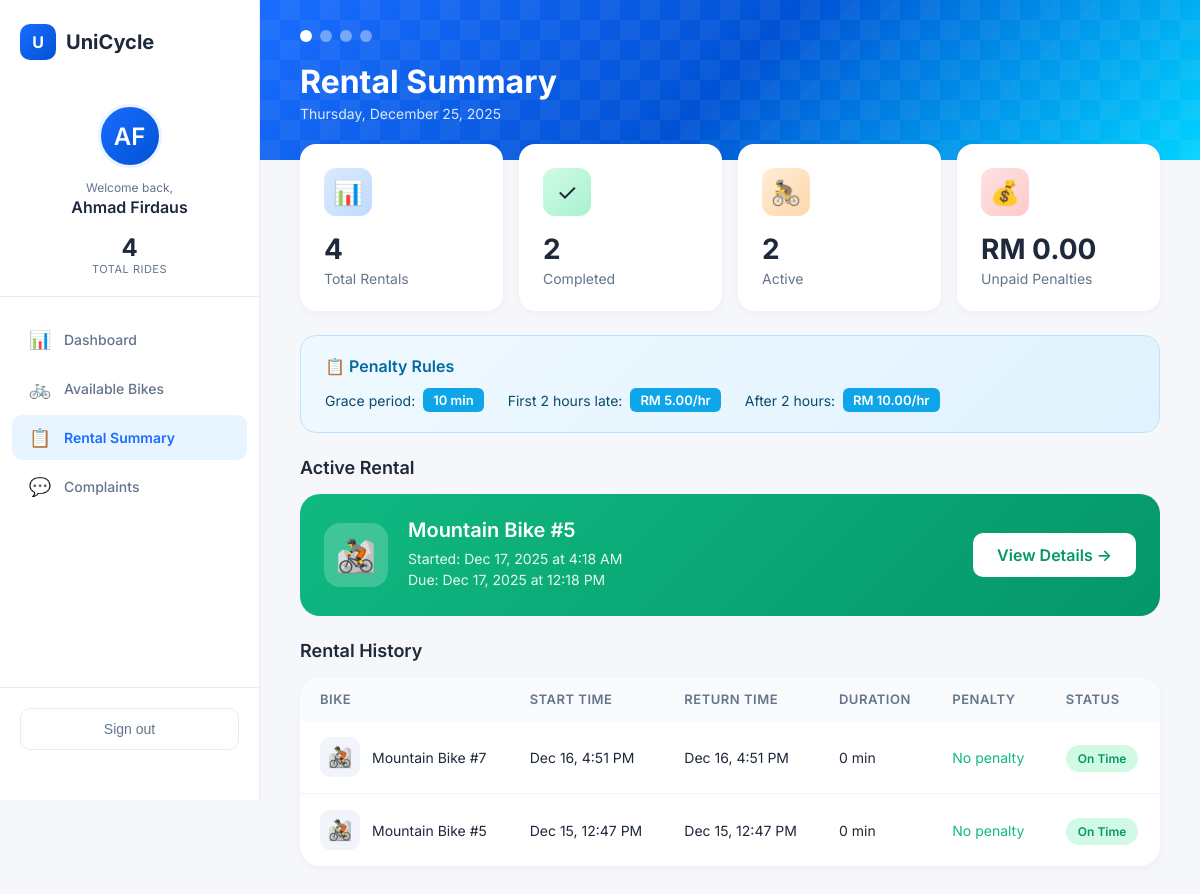
/rental-summary.php (signed in), run on the app's committed database.
### tables this page shows
CREATE TABLE `rentals` (
    `rental_id` INT(11) NOT NULL AUTO_INCREMENT,
    `rental_code` VARCHAR(30) NOT NULL,
    `student_id` INT(11) NOT NULL,
    `bike_id` INT(11) NOT NULL,
    `start_time` DATETIME NOT NULL,
    `expected_return_time` DATETIME NOT NULL,
    `return_time` DATETIME DEFAULT NULL,
    `status` ENUM('active', 'completed', 'late') NOT NULL DEFAULT 'active',
    `hourly_rate` DECIMAL(6,2) NOT NULL DEFAULT 3.00,
    `planned_hours` INT(11) NOT NULL DEFAULT 1,
    `return_condition` ENUM('good', 'minor_issue', 'needs_repair') DEFAULT NULL,
    `return_feedback` TEXT DEFAULT NULL,
    `created_at` TIMESTAMP NOT NULL DEFAULT CURRENT_TIMESTAMP,
    PRIMARY KEY (`rental_id`),
    UNIQUE KEY `rental_code` (`rental_code`),
    KEY `fk_rental_student` (`student_id`),
    KEY `fk_rental_bike` (`bike_id`)
);

CREATE TABLE `bikes` (
    `bike_id` INT(11) NOT NULL AUTO_INCREMENT,
    `bike_code` VARCHAR(30) NOT NULL,
    `bike_name` VARCHAR(80) NOT NULL,
    `bike_type` ENUM('mountain', 'city', 'other') NOT NULL DEFAULT 'other',
    `status` ENUM('available', 'rented', 'maintenance', 'pending') NOT NULL DEFAULT 'available',
    `location` VARCHAR(100) NOT NULL DEFAULT 'Main Bike Area',
    `last_maintained_date` DATE DEFAULT NULL,
    `created_at` TIMESTAMP NOT NULL DEFAULT CURRENT_TIMESTAMP,
    PRIMARY KEY (`bike_id`),
    UNIQUE KEY `bike_code` (`bike_code`)
);

### rental-summary.php (the view, shortened to what this page needs)
<?php
require_once "config.php";
$student_id = $_SESSION['student_id'];
$student_name = $_SESSION['student_name'] ?? 'User';
$nameParts = explode(' ', $student_name);
$initials = strtoupper(substr($nameParts[0], 0, 1));
if (isset($nameParts[1])) {
  $initials .= strtoupper(substr($nameParts[1], 0, 1));
}
$GRACE_MINUTES = 10;
$RATE_FIRST_2H = 5.00;
$RATE_AFTER_2H = 10.00;
$stmt = $pdo->prepare("SELECT COUNT(*) FROM rentals WHERE student_id=?");
$stmt->execute([$student_id]);
$totalRentals = (int) $stmt->fetchColumn();
$stmt = $pdo->prepare("SELECT COUNT(*) FROM rentals WHERE student_id=? AND status IN ('completed','late')");
$stmt->execute([$student_id]);
$completed = (int) $stmt->fetchColumn();
$stmt = $pdo->prepare("SELECT COUNT(*) FROM rentals WHERE student_id=? AND status='active'");
$stmt->execute([$student_id]);
$activeCount = (int) $stmt->fetchColumn();
$stmt = $pdo->prepare("
  SELECT COALESCE(SUM(p.amount),0)
  FROM penalties p
  JOIN rentals r ON r.rental_id = p.rental_id
  WHERE r.student_id=? AND p.status='unpaid'
");
$stmt->execute([$student_id]);
$totalPenalties = (float) $stmt->fetchColumn();
$stmt = $pdo->prepare("
  SELECT r.rental_id, r.start_time, r.expected_return_time, b.bike_name, b.bike_type,
         TIMESTAMPDIFF(MINUTE, r.start_time, r.expected_return_time) AS planned_minutes
  FROM rentals r
  JOIN bikes b ON b.bike_id = r.bike_id
  WHERE r.student_id=? AND r.status='active'
  ORDER BY r.start_time DESC
  LIMIT 1
");
$stmt->execute([$student_id]);
$active = $stmt->fetch();
$stmt = $pdo->prepare("
  SELECT r.rental_id, r.start_time, r.return_time,
         TIMESTAMPDIFF(MINUTE, r.start_time, COALESCE(r.return_time, NOW())) AS duration_minutes,
         r.status, b.bike_name, b.bike_type,
         COALESCE(p.amount,0) AS penalty_amount,
         COALESCE(p.minutes_late,0) AS penalty_minutes_late,
         COALESCE(p.status,'-') AS penalty_status
  FROM rentals r
  JOIN bikes b ON b.bike_id = r.bike_id
  LEFT JOIN penalties p ON p.rental_id = r.rental_id
  WHERE r.student_id=? AND r.status IN ('completed','late')
  ORDER BY r.start_time DESC
");
$stmt->execute([$student_id]);
$history = $stmt->fetchAll();
$currentDate = date('l, F j, Y');
function penalty_breakdown(int $lateMinutesAfterGrace, float $rateFirst2h, float $rateAfter2h): string
{
  if ($lateMinutesAfterGrace <= 0)
    return "Within grace period";
  $lateHours = (int) ceil($lateMinutesAfterGrace / 60);
  return "2h × RM" . number_format($rateFirst2h, 2) . " + " . ($lateHours - 2) . "h × RM" . number_format($rateAfter2h, 2);
}
?>
<!DOCTYPE html>
<html lang="en">
<head>
  <link rel="stylesheet" href="dashboard.css?v=7">
</head>
<body>
  <aside class="sidebar">
    <div class="sidebar-header">
      <a href="dashboard.php" class="sidebar-logo">
        <div class="logo-icon">U</div>
        <span class="logo-text">UniCycle</span>
      </a>
    </div>
    <div class="user-section">
      <div class="user-avatar"><?= htmlspecialchars($initials) ?></div>
      <div class="user-welcome">
        <span class="welcome-label">Welcome back,</span>
        <span class="user-name"><?= htmlspecialchars($student_name) ?></span>
      </div>
      <div class="user-stats">
        <div class="user-stat">
          <span class="stat-number"><?= $totalRentals ?></span>
          <span class="stat-text">Total Rides</span>
        </div>
      </div>
    </div>
    <nav class="sidebar-nav">
      <a href="dashboard.php" class="nav-item">
        <span class="nav-icon">📊</span>
        <span>Dashboard</span>
      </a>
      <a href="available-bikes.php" class="nav-item">
        <span class="nav-icon">🚲</span>
        <span>Available Bikes</span>
      </a>
      <a href="rental-summary.php" class="nav-item active">
        <span class="nav-icon">📋</span>
        <span>Rental Summary</span>
      </a>
      <a href="complaints.php" class="nav-item">
        <span class="nav-icon">💬</span>
        <span>Complaints</span>
      </a>
    </nav>
    <div class="sidebar-footer">
      <button class="logout-btn" onclick="showLogoutModal()">
        <span>Sign out</span>
      </button>
    </div>
  </aside>
  <main class="main-content">
    <div class="header-banner">
      <div class="banner-pattern"></div>
      <div class="banner-content">
        <div class="banner-dots">
          <span></span><span></span><span></span><span></span>
        </div>
        <h1>Rental Summary</h1>
        <p class="banner-date"><?= $currentDate ?></p>
      </div>
    </div>
    <div class="dashboard-content" style="display: block;">
      <div class="summary-stats">
        <div class="summary-stat">
          <div class="stat-icon blue">📊</div>
          <div class="stat-value"><?= $totalRentals ?></div>
          <div class="stat-label">Total Rentals</div>
        </div>
        <div class="summary-stat">
          <div class="stat-icon green">✓</div>
          <div class="stat-value"><?= $completed ?></div>
          <div class="stat-label">Completed</div>
        </div>
        <div class="summary-stat">
          <div class="stat-icon orange">🚴</div>
          <div class="stat-value"><?= $activeCount ?></div>
          <div class="stat-label">Active</div>
        </div>
        <div class="summary-stat">
          <div class="stat-icon red">💰</div>
          <div class="stat-value">RM <?= number_format($totalPenalties, 2) ?></div>
          <div class="stat-label">Unpaid Penalties</div>
        </div>
      </div>
      <div class="rules-card">
        <h4>📋 Penalty Rules</h4>
        <div class="rules-list">
          <div class="rule-item">
            <span>Grace period:</span>
            <span class="rule-badge"><?= $GRACE_MINUTES ?> min</span>
          </div>
          <div class="rule-item">
            <span>First 2 hours late:</span>
            <span class="rule-badge">RM <?= number_format($RATE_FIRST_2H, 2) ?>/hr</span>
          </div>
          <div class="rule-item">
            <span>After 2 hours:</span>
            <span class="rule-badge">RM <?= number_format($RATE_AFTER_2H, 2) ?>/hr</span>
          </div>
        </div>
      </div>
      <div class="section-header">
        <h3>Active Rental</h3>
      </div>
      <?php if ($active): ?>
        <div class="active-rental-card">
          <div class="rental-icon"><?= $active['bike_type'] === 'mountain' ? '🚵' : '🚲' ?></div>
          <div class="rental-info">
            <h4><?= htmlspecialchars($active['bike_name']) ?></h4>
            <p>Started: <?= date('M j, Y \a\t g:i A', strtotime($active['start_time'])) ?></p>
            <p>Due: <?= date('M j, Y \a\t g:i A', strtotime($active['expected_return_time'])) ?></p>
          </div>
          <a href="active-rental.php" class="view-btn">View Details →</a>
        </div>
      <?php endif; ?>
      <div class="section-header">
        <h3>Rental History</h3>
      </div>
      <div class="history-card">
        <?php if (empty($history)): ?>
          <div class="empty-history">
            <div class="empty-icon">📭</div>
            <h4>No rental history yet</h4>
            <p>Your completed rentals will appear here.</p>
          </div>
        <?php else: ?>
          <table class="history-table">
            <thead>
              <tr>
                <th>Bike</th>
                <th>Start Time</th>
                <th>Return Time</th>
                <th>Duration</th>
                <th>Penalty</th>
                <th>Status</th>
              </tr>
            </thead>
            <tbody>
              <?php foreach ($history as $row): ?>
                <?php
                $penAmt = (float) $row['penalty_amount'];
                $lateMinAfterGrace = (int) $row['penalty_minutes_late'];
                $breakdown = penalty_breakdown($lateMinAfterGrace, $RATE_FIRST_2H, $RATE_AFTER_2H);
                $bikeIcon = ($row['bike_type'] ?? 'city') === 'mountain' ? '🚵' : '🚲';
                ?>
                <tr>
                  <td>
                    <div class="bike-cell">
                      <div class="bike-icon"><?= $bikeIcon ?></div>
                      <span><?= htmlspecialchars($row['bike_name']) ?></span>
                    </div>
                  </td>
                  <td><?= date('M j, g:i A', strtotime($row['start_time'])) ?></td>
                  <td><?= $row['return_time'] ? date('M j, g:i A', strtotime($row['return_time'])) : '-' ?></td>
                  <td><?= (int) $row['duration_minutes'] ?> min</td>
                  <td>
                    <?php if ($penAmt > 0): ?>
                      <strong>RM <?= number_format($penAmt, 2) ?></strong>
                      <div class="penalty-info"><?= htmlspecialchars($breakdown) ?></div>
                    <?php else: ?>
                      <span style="color: #10b981;">No penalty</span>
                    <?php endif; ?>
                  </td>
                  <td>
                    <?php if ($row['status'] === 'late'): ?>
                      <span class="status-badge late">Late</span>
                    <?php else: ?>
                      <span class="status-badge on-time">On Time</span>
                    <?php endif; ?>
                  </td>
                </tr>
              <?php endforeach; ?>
            </tbody>
          </table>
        <?php endif; ?>
      </div>
    </div>
  </main>
</body>
</html>

### rental-summary.php (style rules this page uses)
.summary-stats { display: grid; grid-template-columns: repeat(4, 1fr); gap: 16px; margin-bottom: 24px; }
.summary-stat { background: white; border-radius: 16px; padding: 24px; box-shadow: 0 2px 8px rgba(0, 0, 0, 0.04); }
.summary-stat .stat-icon { width: 48px; height: 48px; border-radius: 12px; display: flex; align-items: center; justify-content: center; font-size: 24px; margin-bottom: 16px; }
.summary-stat .stat-icon.blue { background: linear-gradient(135deg, #dbeafe 0%, #bfdbfe 100%); }
.summary-stat .stat-icon.green { background: linear-gradient(135deg, #d1fae5 0%, #a7f3d0 100%); }
.summary-stat .stat-icon.orange { background: linear-gradient(135deg, #ffedd5 0%, #fed7aa 100%); }
.summary-stat .stat-icon.red { background: linear-gradient(135deg, #fee2e2 0%, #fecaca 100%); }
.summary-stat .stat-value { font-size: 28px; font-weight: 700; color: #1e293b; margin-bottom: 4px; }
.summary-stat .stat-label { font-size: 14px; color: #64748b; }
.rules-card { background: linear-gradient(135deg, #f0f9ff 0%, #e0f2fe 100%); border: 1px solid #bae6fd; border-radius: 16px; padding: 20px 24px; margin-bottom: 24px; }
.rules-card h4 { color: #0369a1; font-size: 16px; font-weight: 600; margin-bottom: 12px; display: flex; align-items: center; gap: 8px; }
.rules-list { display: flex; gap: 24px; flex-wrap: wrap; }
.rule-item { display: flex; align-items: center; gap: 8px; font-size: 14px; color: #0c4a6e; }
.rule-item .rule-badge { background: #0ea5e9; color: white; padding: 4px 10px; border-radius: 6px; font-weight: 600; font-size: 13px; }
.section-header { display: flex; align-items: center; justify-content: space-between; margin-bottom: 16px; }
.section-header h3 { font-size: 18px; font-weight: 600; color: #1e293b; }
.active-rental-card { background: linear-gradient(135deg, #10b981 0%, #059669 100%); border-radius: 20px; padding: 24px; margin-bottom: 24px; color: white; display: flex; align-items: center; gap: 20px; }
.active-rental-card .rental-icon { width: 64px; height: 64px; background: rgba(255, 255, 255, 0.2); border-radius: 16px; display: flex; align-items: center; justify-content: center; font-size: 32px; }
.active-rental-card .rental-info { flex: 1; }
.active-rental-card .rental-info h4 { font-size: 20px; font-weight: 600; margin-bottom: 8px; }
.active-rental-card .rental-info p { opacity: 0.9; font-size: 14px; margin-bottom: 4px; }
.active-rental-card .view-btn { background: white; color: #059669; padding: 12px 24px; border-radius: 10px; text-decoration: none; font-weight: 600; transition: transform 0.2s; }
.history-card { background: white; border-radius: 20px; overflow: hidden; box-shadow: 0 2px 8px rgba(0, 0, 0, 0.04); }
.history-table { width: 100%; border-collapse: collapse; }
.history-table th { background: #f8fafc; padding: 14px 20px; text-align: left; font-size: 13px; font-weight: 600; color: #64748b; text-transform: uppercase; letter-spacing: 0.5px; }
.history-table td { padding: 16px 20px; border-bottom: 1px solid #f1f5f9; font-size: 14px; color: #1e293b; }
.history-table tr:last-child td { border-bottom: none; }
.bike-cell { display: flex; align-items: center; gap: 12px; }
.bike-cell .bike-icon { width: 40px; height: 40px; background: #f1f5f9; border-radius: 10px; display: flex; align-items: center; justify-content: center; font-size: 20px; }
.status-badge { padding: 6px 12px; border-radius: 20px; font-size: 12px; font-weight: 600; }
.status-badge.on-time { background: #d1fae5; color: #059669; }

### data on the page
rentals: bike.bike_name "Mountain Bike #5", start_time "Dec 17, 2025 at 4:18 AM", expected_return_time "Dec 17, 2025 at 12:18 PM"
rentals: bike.bike_type "🚵", bike.bike_name "Mountain Bike #7", start_time "Dec 16, 4:51 PM", return_time "Dec 16, 4:51 PM", duration_minutes "0", status "On Time"
rentals: bike.bike_type "🚵", bike.bike_name "Mountain Bike #5", start_time "Dec 15, 12:47 PM", return_time "Dec 15, 12:47 PM", duration_minutes "0", status "On Time"

### other printed values
$initials "AF"
$student_name "Ahmad Firdaus"
$totalRentals "4"
$completed "2"
$activeCount "2"
$totalPenalties "0.00"
$GRACE_MINUTES "10"
$RATE_FIRST_2H "5.00"
$RATE_AFTER_2H "10.00"
